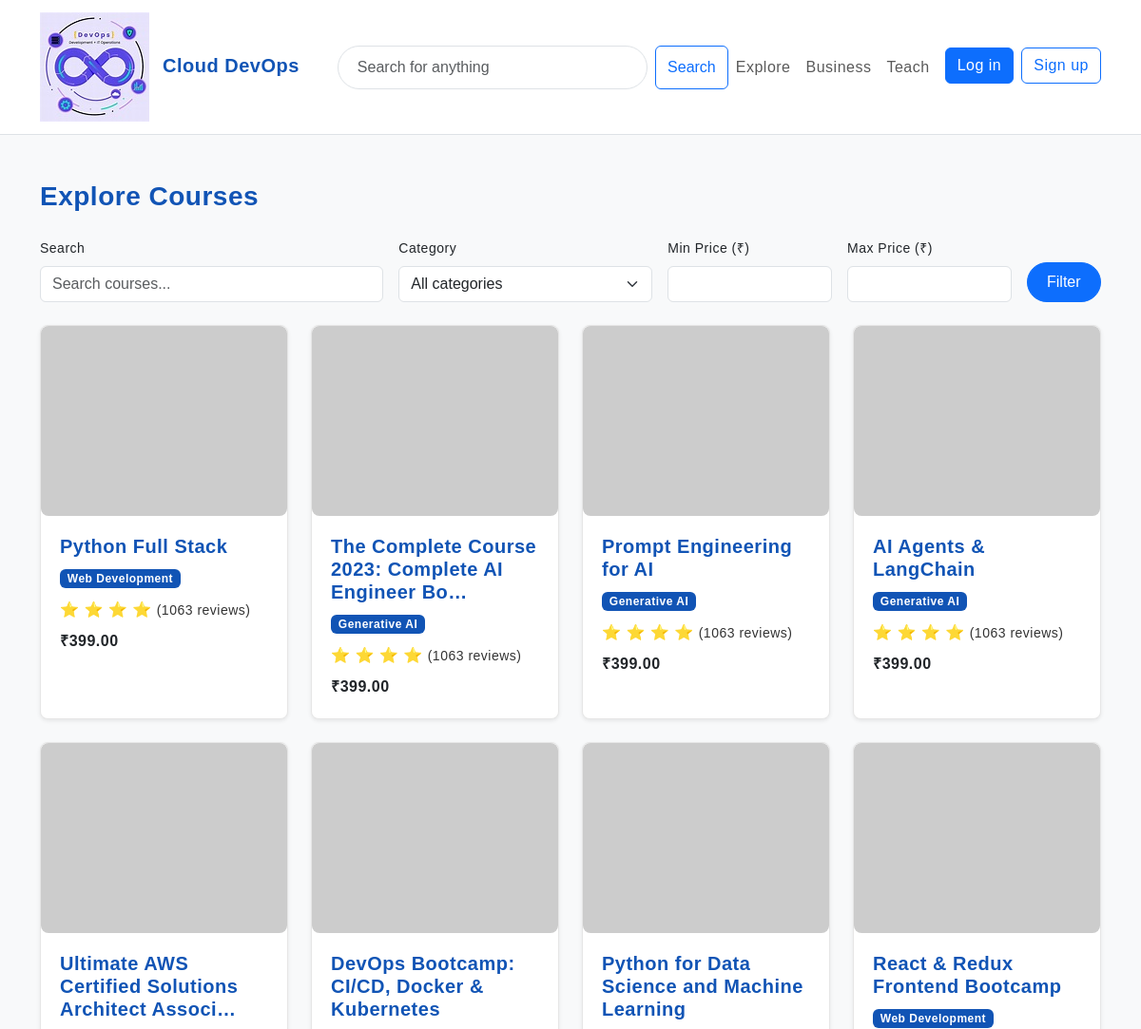
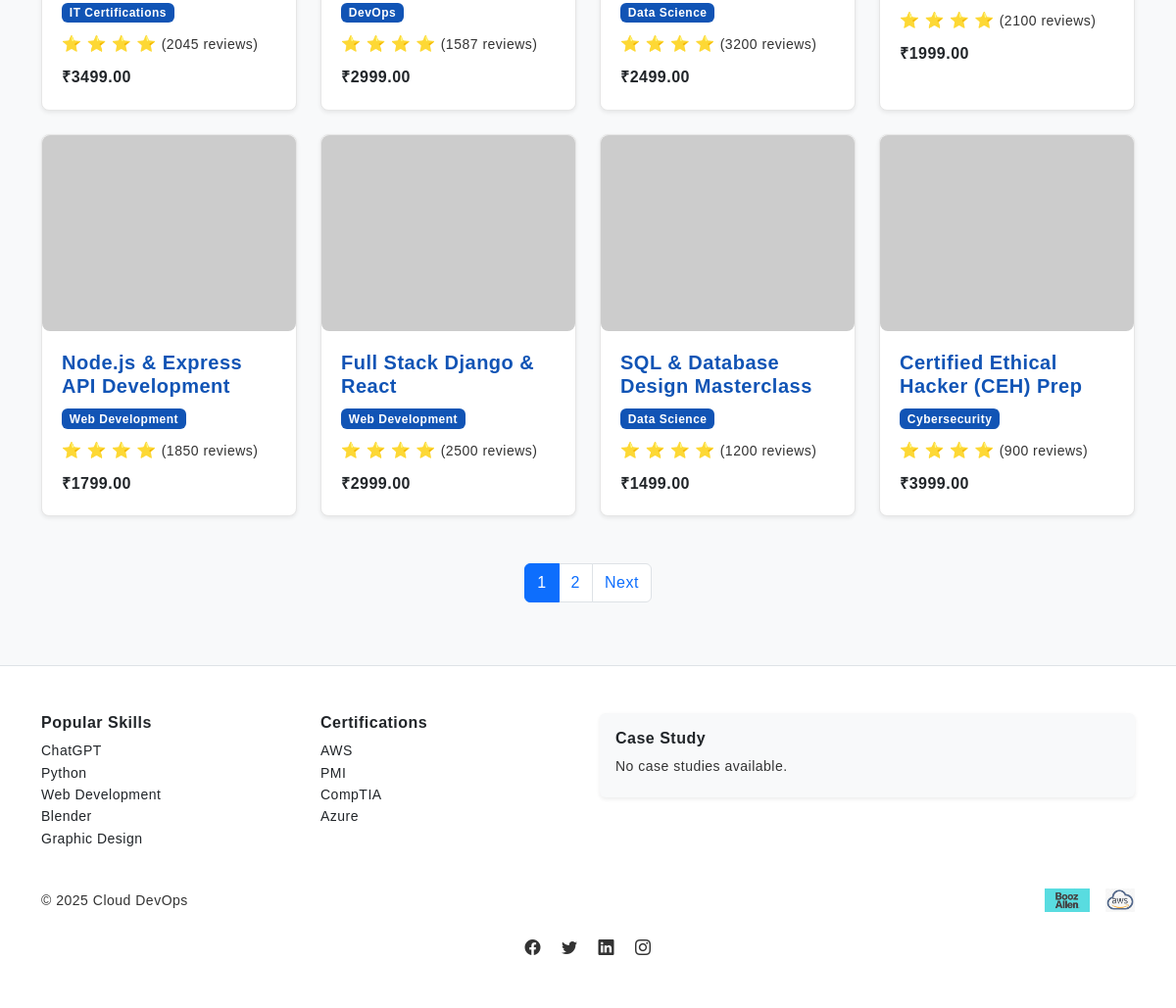
Page /courses/ on the committed database (2 pictures, top to bottom).
### courses/models.py (models this page shows, shortened)
class Course(models.Model):
    CATEGORY_CHOICES = [
        ('Generative AI', 'Generative AI'),
        ('IT Certifications', 'IT Certifications'),
        ('Data Science', 'Data Science'),
        ('DevOps', 'DevOps'),
        ('Web Development', 'Web Development'),
    ]
    title = models.CharField(max_length=255)
    slug = models.SlugField(unique=True)
    description = models.TextField(blank=True)
    price = models.IntegerField(default=399)
    rating = models.FloatField(default=4.6)
    rating_count = models.IntegerField(default=1063)
    category = models.CharField(max_length=64, choices=CATEGORY_CHOICES, default='Generative AI')
    thumbnail_url = models.URLField(blank=True)
    created_at = models.DateTimeField(auto_now_add=True, null=True, blank=True)
    instructor = models.ForeignKey(
        settings.AUTH_USER_MODEL,
        on_delete=models.CASCADE,
        related_name="courses",
        null=True, blank=True   # <-- allows existing rows to stay empty
    )

### courses/views.py (the view)
# urls.py: path('', catalog, name='catalog'),
def catalog(request):
    qs = Course.objects.all().order_by("-created_at")
    category = request.GET.get("category")
    query = request.GET.get("q")
    min_price = request.GET.get("min_price")
    max_price = request.GET.get("max_price")
    if category:
        qs = qs.filter(category=category)
    if query:
        qs = qs.filter(Q(title__icontains=query) | Q(description__icontains=query))
    if min_price:
        qs = qs.filter(price__gte=min_price)
    if max_price:
        qs = qs.filter(price__lte=max_price)
    paginator = Paginator(qs, 12)
    page_number = request.GET.get("page")
    page_obj = paginator.get_page(page_number)
    categories = ["Generative AI", "IT Certifications", "Data Science", "DevOps", "Web Development"]
    context = {
        "courses": page_obj,
        "categories": categories,  # pass to template
    }
    return render(request, "courses/catalog.html", context)

### courses/templatetags/custom_filters.py (called while the page is built)
@register.filter
def range_filter(value):
    return range(int(value))

### courses/templates/courses/catalog.html (shortened to what this page needs)
{% extends 'core/base.html' %}
{% load static %}
{% block content %}
<section class="py-5">
  <div class="container">
    <h3 class="fw-bold mb-4">Explore Courses</h3>
    <form method="get" class="row g-3 mb-4 align-items-end">
      <div class="col-md-4">
        <label class="form-label small">Search</label>
        <input
          type="text"
          name="q"
          class="form-control"
          placeholder="Search courses..."
          value="{{ request.GET.q }}">
      </div>
      <div class="col-md-3">
        <label class="form-label small">Category</label>
        <select name="category" class="form-select">
          <option value="">All categories</option>
        </select>
      </div>
      <div class="col-md-2">
        <label class="form-label small">Min Price (₹)</label>
        <input
          type="number"
          name="min_price"
          class="form-control"
          min="0"
          value="{{ request.GET.min_price }}">
      </div>
      <div class="col-md-2">
        <label class="form-label small">Max Price (₹)</label>
        <input
          type="number"
          name="max_price"
          class="form-control"
          min="0"
          value="{{ request.GET.max_price }}">
      </div>
      <div class="col-md-1 d-grid">
        <button class="btn btn-primary rounded-pill py-2">Filter</button>
      </div>
    </form>
    <div class="row row-cols-1 row-cols-md-2 row-cols-lg-4 g-4">
      {% for course in courses %}
        {% include 'courses/course_card.html' with course=course %}
      {% empty %}
        <div class="col-12 text-center py-5">
          <p class="text-muted fs-5">No courses match your filters.</p>
          <a href="{% url 'courses:catalog' %}" class="btn btn-outline-primary">Clear Filters</a>
        </div>
      {% endfor %}
    </div>
    {% if courses.paginator.num_pages > 1 %}
    <nav class="mt-5">
      <ul class="pagination justify-content-center">
        {% for page in courses.paginator.page_range %}
          <li class="page-item {% if courses.number == page %}active{% endif %}">
            <a class="page-link"
               href="?page={{ page }}&{{ request.GET.urlencode|cut:'page=' }}">
              {{ page }}
            </a>
          </li>
        {% endfor %}
        {% if courses.has_next %}
          <li class="page-item">
            <a class="page-link"
               href="?page={{ courses.next_page_number }}&{{ request.GET.urlencode|cut:'page=' }}">
              Next
            </a>
          </li>
        {% endif %}
      </ul>
    </nav>
    {% endif %}
  </div>
</section>
{% endblock %}

### courses/templates/courses/course_card.html (shortened to what this page needs)
{% load static %}
{% load custom_filters %}
<div class="col">
  <div class="card h-100 shadow-sm position-relative">
    {% if course.thumbnail_url %}
      <img
        src="{{ course.thumbnail_url }}"
        class="card-img-top"
        alt="Thumbnail of {{ course.title }}">
    {% else %}
      <img
        src="{% static 'core/img/default-course-thumbnail.jpg' %}"
        class="card-img-top"
        alt="Default thumbnail for {{ course.title }}">
    {% endif %}
    <div class="card-body">
      <h6 class="card-title mb-1">
        {{ course.title|truncatechars:50 }}
      </h6>
      {% if course.category %}
      <div class="mt-2">
        <span class="badge bg-primary">
          {{ course.category }}
        </span>
      </div>
      {% endif %}
      <div class="mt-2">
        {% if course.rating_count > 0 %}
          <span class="fw-semibold text-warning">
            {% for _ in course.rating|range_filter %}
              ⭐
            {% endfor %}
          </span>
          <span class="text-muted small">
            ({{ course.rating_count }} reviews)
          </span>
        {% else %}
          <span class="text-muted small">
            No reviews yet
          </span>
        {% endif %}
      </div>
      <div class="mt-2 fw-bold">
        ₹{{ course.price|floatformat:2 }}
      </div>
    </div>
  </div>
</div>

### core/static/core/css/theme.css (style rules this page uses)
:root { --deepblue-700: #0b3d91; --deepblue-600: #1154b5; --deepblue-500: #1e6bd9; --amber-500: #ffb300; --amber-600: #ff9900; --neutral-light: #f7f7f7; --neutral-dark: #333; }
.text-muted { color: var(--neutral-dark) !important; }
.bg-primary { background-color: var(--deepblue-600) !important; }
.card { box-shadow: 0 4px 12px rgba(0, 0, 0, 0.1); }
.card-body { padding: 20px; }
.card-title { color: var(--deepblue-600); }

### core/static/core/css/udemy-clone.css (style rules this page uses)
body { font-feature-settings: "kern"; font-family: 'Arial', sans-serif; line-height: 1.6; letter-spacing: 0.5px; background-color: rgb(139, 182, 47); }
.card-title { font-weight: 600; font-size: 1.25rem; color: var(--deepblue-600); }
section { scroll-margin-top: 80px; }
.card-body { transition: padding 0.3s ease; }
h1, h2, h3, h4, h5 { font-weight: 700; color: var(--deepblue-600); }
h3 { font-size: 1.75rem; }
.card { border: 1px solid #e6e6e6; border-radius: 8px; box-shadow: 0 4px 10px rgba(0, 0, 0, 0.05); transition: transform 0.3s ease, box-shadow 0.3s ease; }
.card-body { padding: 1.25rem; }
.card-img-top { height: 200px; object-fit: cover; border-radius: 8px; }
.text-muted { color: var(--neutral-dark) !important; }
.bg-primary { background-color: var(--deepblue-600) !important; }
.card { box-shadow: 0 4px 12px rgba(0, 0, 0, 0.1); }
.card-body { padding: 20px; }
.card-title { color: var(--deepblue-600); }

### rows in the picture
Course: title "Python Full Stack", category "Web Development", rating_count "1063", price "399.00"
Course: title "The Complete Course 2023: Complete AI Engineer Bo…", category "Generative AI", rating_count "1063", price "399.00"
Course: title "Prompt Engineering for AI", category "Generative AI", rating_count "1063", price "399.00"
Course: title "AI Agents & LangChain", category "Generative AI", rating_count "1063", price "399.00"
Course: title "Ultimate AWS Certified Solutions Architect Associ…", category "IT Certifications", rating_count "2045", price "3499.00"
Course: title "DevOps Bootcamp: CI/CD, Docker & Kubernetes", category "DevOps", rating_count "1587", price "2999.00"
Course: title "Python for Data Science and Machine Learning", category "Data Science", rating_count "3200", price "2499.00"
Course: title "React & Redux Frontend Bootcamp", category "Web Development", rating_count "2100", price "1999.00"
Course: title "Node.js & Express API Development", category "Web Development", rating_count "1850", price "1799.00"
Course: title "Full Stack Django & React", category "Web Development", rating_count "2500", price "2999.00"
Course: title "SQL & Database Design Masterclass", category "Data Science", rating_count "1200", price "1499.00"
Course: title "Certified Ethical Hacker (CEH) Prep", category "Cybersecurity", rating_count "900", price "3999.00"

### other values in the picture
{{ page }} "1" "2"
{{ now|default:2025 }} "2025"
